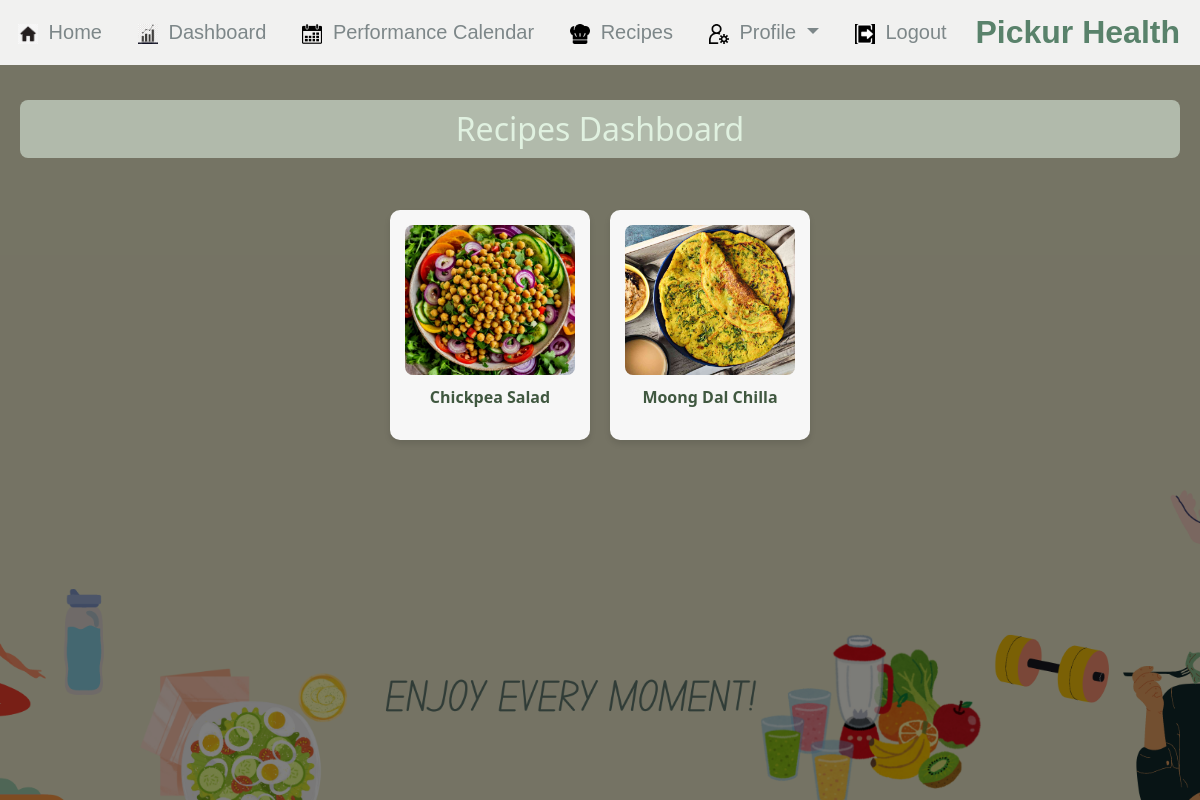
The app's page /recipes/ with its own data.
### calc/models.py (models this page shows, shortened)
class Recipe(models.Model):
    name = models.CharField(max_length=255, default="Unnamed Recipe")
    ingredients = models.TextField()
    cooking_time = models.IntegerField(default=30)  # In minutes
    servings = models.IntegerField(default=1)
    category = models.CharField(max_length=100, default='Uncategorized')
    process = models.TextField(default="No process provided")
    image = models.ImageField(upload_to='recipe_images/', blank=True, null=True)
    protein = models.FloatField(default=0.0)  # Protein content in grams
    carbohydrates = models.FloatField(default=0.0)  # Carbohydrate content in grams
    calories = models.IntegerField(default=0)   # Approximate calories per 100g

### calc/views.py (the view)
# urls.py: path('recipes/', views.recipes, name='recipes'),
def recipes(request):
    recipe_list = Recipe.objects.all()
    return render(request, 'recipes.html', {'recipes': recipe_list})

### Projectpfsd2k24/calc/templates/recipes.html (shortened to what this page needs)
{% extends 'base.html' %}
{% load static %}
{% block content %}
<div class="background"></div>
<div class="overlay"></div>
<h1 style="margin-top: 80px; text-align: center; font-size: 2em; color: rgb(224, 241, 224); background-color: rgba(210, 225, 212, 0.645); padding: 10px; border-radius: 8px; position: relative; z-index: 2;">
    Recipes Dashboard
</h1>
<div class="recipe-container" style="display: flex; flex-wrap: wrap; gap: 20px; justify-content: center; margin-top: 20px;">
    {% for recipe in recipes %}
    <div style="text-align: center; width: 200px; background-color: #f7f7f7; border-radius: 10px; padding: 15px; box-shadow: 0 4px 6px rgba(0, 0, 0, 0.1); transition: transform 0.3s ease;">
        {% if recipe.image %}
        <a href="{% url 'recipe_detail' recipe.id %}">
            <img src="{{ recipe.image.url }}" alt="{{ recipe.name }}" style="width: 100%; height: 150px; object-fit: cover; border-radius: 8px;">
        </a>
        {% else %}
        <p>No Image</p>
        {% endif %}
        <p style="font-weight: bold; margin-top: 10px; color: rgb(64, 88, 64);">{{ recipe.name }}</p>
    </div>
    {% endfor %}
</div>
<p>Total Recipes: {{ recipes|length }}</p>
<div style="text-align: center; margin-top: 40px;">
    <a href="{% url 'home' %}"><button type="button" class="btn btn-success" style="padding: 10px 20px; font-size: 1.2em;">Home Window</button></a>
</div>
{% endblock %}

### Projectpfsd2k24/calc/templates/base.html (shortened to what this page needs)
<!DOCTYPE html>
<html lang="en">
<head>
    <link href="https://cdn.jsdelivr.net/npm/bootstrap@5.3.0-alpha1/dist/css/bootstrap.min.css"
          rel="stylesheet"
>
</head>
<body>
    <div class="background">
        {% include 'navbar.html' %}
        <div class="content">
            {% block content %}
            {% endblock %}
        </div>
    </div>
</body>
</html>

### Projectpfsd2k24/calc/templates/navbar.html (shortened to what this page needs)
{% load static %}
<nav class="navbar navbar-expand-lg" style="width: 100%; position: fixed; top: 0; left: 0; z-index: 1000; background-color: rgba(255, 255, 255, 0.9) !important; border-bottom: 1px solid transparent; font-family: 'Footlight MT Light', sans-serif;">
    <div class="collapse navbar-collapse" id="navbarNavDropdown">
        <ul class="navbar-nav ml-auto" style="margin-left: 10px;">
            <li class="nav-item" style="margin-right: 20px;">
                <a class="nav-link" href="{% url 'home' %}" style="font-size: 1.25rem; color: rgb(125, 135, 137);">
                    <img src="{% static 'images/home.png' %}" alt="Home" style="width: 20px; height: 20px; margin-right: 5px;">
                    Home
                </a>
            </li>
            <li class="nav-item" style="margin-right: 20px;">
                <a class="nav-link" href="{% url 'dashboard' %}" style="font-size: 1.25rem; color: rgb(125, 135, 137);">
                    <img src="{% static 'images/dashboard.png' %}" alt="Dashboard" style="width: 20px; height: 20px; margin-right: 5px;">
                    Dashboard
                </a>
            </li>
            <li class="nav-item" style="margin-right: 20px;">
                <a class="nav-link" href="{% url 'performance_calendar' %}" style="font-size: 1.25rem; color: black;">
                    <img src="{% static 'images/calendar.png' %}" alt="Calendar" style="width: 20px; height: 20px; margin-right: 5px;">
                    Performance Calendar
                </a>
            </li>
            <li class="nav-item" style="margin-right: 20px;">
                <a class="nav-link" href="{% url 'recipes' %}" style="font-size: 1.25rem; color: black;">
                    <img src="{% static 'images/recipes.png' %}" alt="Recipes" style="width: 20px; height: 20px; margin-right: 5px;">
                    Recipes
                </a>
            </li>
            <li class="nav-item dropdown" style="margin-right: 20px;">
                <a class="nav-link dropdown-toggle" href="#" id="navbarDropdown" role="button" data-toggle="dropdown" aria-haspopup="true" aria-expanded="false" style="font-size: 1.25rem; color: black;">
                    <img src="{% static 'images/usero.png' %}" alt="User Options" style="width: 20px; height: 20px; margin-right: 5px;">
                    Profile
                </a>
            </li>
            <li class="nav-item" style="margin-right: 20px;">
                <a class="nav-link" href="{% url 'logout' %}" style="font-size: 1.25rem; color: black;">
                    <img src="{% static 'images/logout.png' %}" alt="Logout" style="width: 20px; height: 20px; margin-right: 5px;">
                    Logout
                </a>
            </li>
        </ul>
    </div>
    <div style="font-size: 2.0rem; font-weight: bold; color: #59826b; margin-right: 20px; font-family: 'Lucida Handwriting', sans-serif;">Pickur Health</div>
</nav>

### Projectpfsd2k24/calc/templates/base.html (style rules this page uses)
body, html { margin: 0; height: 100%; overflow-x: hidden; }
.background { min-height: 100vh; background-color: #A4A28C; }
.content { position: relative; z-index: 2; padding: 20px; color: white; }

### Projectpfsd2k24/calc/templates/navbar.html (style rules this page uses)
.navbar-nav .nav-link, .dropdown-item { font-family: 'Footlight MT Light', sans-serif; color: rgb(125, 135, 137) !important; }

### records on screen
Recipe: image (picture), name "Chickpea Salad"
Recipe: image (picture), name "Moong Dal Chilla"
